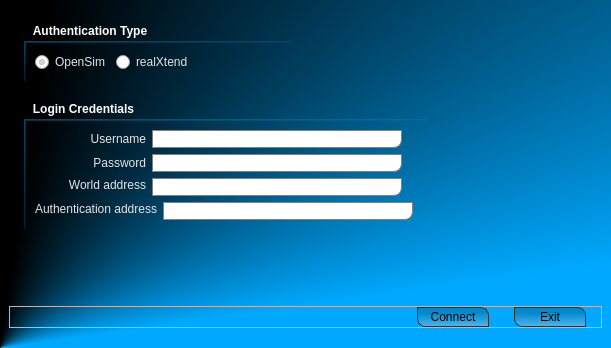
<?xml version="1.0" encoding="UTF-8"?>
<ui version="4.0">
 <class>MainWidget</class>
 <widget class="QWidget" name="MainWidget">
  <property name="geometry">
   <rect>
    <x>0</x>
    <y>0</y>
    <width>611</width>
    <height>348</height>
   </rect>
  </property>
  <property name="windowTitle">
   <string>realXtend Naali Login</string>
  </property>
  <property name="styleSheet">
   <string>QWidget#MainWidget {
	background-color: qconicalgradient(cx:0, cy:1, angle:277.2, stop:0.267045 rgba(0, 169, 255, 255), stop:0.465909 rgba(0, 0, 0, 255));
}

QFrame#MainFrame {
	border: 0px;
}

QGroupBox {
	border: 2px solid;
	border-color: qlineargradient(spread:pad, x1:0, y1:0, x2:1, y2:1, stop:0 rgba(0, 169, 255, 118), stop:1 rgba(0, 0, 0, 0));
	border-radius: 0px;
	border-top-right-radius: 0px;
	border-bottom-left-radius: 0px;
	border-right: 0px;
	border-bottom: 0px;
	margin-top:17px;
	margin-left: 15px;
	margin-right: 15px;
	font-size: 12px;
	font: bold;
	color: rgb(255, 255, 255);
 }

 QGroupBox::title {
	subcontrol-origin: margin;
	subcontrol-position: top left;
	padding: 0px 22px;
	background-color: rgba(0,0,0,0);
 }

QLineEdit {
	border: 1px solid grey;
	border-radius: 0px;
	border-bottom-right-radius: 8px;
}

QLabel {
	color: rgb(229, 229, 229);
}

QLabel#label_OpenSim, QRadioButton#radioButton_realXtend {
	font-size: 12px;
}

/* QPUSHBUTTON */

QPushButton {
	color: rgb(0, 0, 0);
	min-width: 60px;
	font-size: 12px;
	border: 1px solid;
	border-color: rgb(48, 48, 48);
	border-radius: 8px;
	border-top-left-radius: 0px;
	border-bottom-right-radius: 0px;
	padding: 2px 5px;
	background-color: qlineargradient(spread:pad, x1:0.488636, y1:0.273, x2:0.511, y2:1, stop:0 rgba(0, 0, 0, 50), stop:1 rgba(207, 207, 207, 100));
}

QPushButton:hover {
	border-color: rgba(0, 0, 0, 255);
	color: rgb(0,0,0);
	background-color: qlineargradient(spread:pad, x1:0.488636, y1:0.273, x2:0.511, y2:1, stop:0 rgba(0, 169, 255, 255), stop:1 rgba(0, 0, 0, 50));
}

QPushButton#pushButton_Connect, QPushButton#pushButton_Close {
	margin-right:15px;
}</string>
  </property>
  <layout class="QVBoxLayout" name="verticalLayout_2">
   <property name="spacing">
    <number>0</number>
   </property>
   <property name="margin">
    <number>0</number>
   </property>
   <item>
    <widget class="QFrame" name="MainFrame">
     <property name="styleSheet">
      <string/>
     </property>
     <property name="frameShape">
      <enum>QFrame::StyledPanel</enum>
     </property>
     <property name="frameShadow">
      <enum>QFrame::Raised</enum>
     </property>
     <layout class="QVBoxLayout" name="verticalLayout">
      <property name="bottomMargin">
       <number>20</number>
      </property>
      <item>
       <layout class="QVBoxLayout" name="verticalLayout_BottomContainer">
        <item>
         <spacer name="verticalSpacer_3">
          <property name="orientation">
           <enum>Qt::Vertical</enum>
          </property>
          <property name="sizeType">
           <enum>QSizePolicy::Fixed</enum>
          </property>
          <property name="sizeHint" stdset="0">
           <size>
            <width>20</width>
            <height>15</height>
           </size>
          </property>
         </spacer>
        </item>
        <item>
         <layout class="QHBoxLayout" name="horizontalLayout_2">
          <item>
           <widget class="QGroupBox" name="groupBox">
            <property name="title">
             <string>Authentication Type</string>
            </property>
            <layout class="QHBoxLayout" name="horizontalLayout_7">
             <item>
              <layout class="QHBoxLayout" name="horizontalLayout_TopRadioButtons">
               <item>
                <widget class="QRadioButton" name="radioButton_OpenSim">
                 <property name="styleSheet">
                  <string>color: rgb(229, 229, 229);</string>
                 </property>
                 <property name="text">
                  <string>OpenSim</string>
                 </property>
                 <property name="checked">
                  <bool>true</bool>
                 </property>
                </widget>
               </item>
               <item>
                <widget class="QRadioButton" name="radioButton_realXtend">
                 <property name="styleSheet">
                  <string>color: rgb(229, 229, 229);</string>
                 </property>
                 <property name="text">
                  <string>realXtend</string>
                 </property>
                </widget>
               </item>
              </layout>
             </item>
             <item>
              <spacer name="horizontalSpacer_4">
               <property name="orientation">
                <enum>Qt::Horizontal</enum>
               </property>
               <property name="sizeHint" stdset="0">
                <size>
                 <width>5</width>
                 <height>5</height>
                </size>
               </property>
              </spacer>
             </item>
            </layout>
           </widget>
          </item>
          <item>
           <spacer name="horizontalSpacer">
            <property name="orientation">
             <enum>Qt::Horizontal</enum>
            </property>
            <property name="sizeHint" stdset="0">
             <size>
              <width>40</width>
              <height>20</height>
             </size>
            </property>
           </spacer>
          </item>
         </layout>
        </item>
        <item>
         <spacer name="verticalSpacer_2">
          <property name="orientation">
           <enum>Qt::Vertical</enum>
          </property>
          <property name="sizeType">
           <enum>QSizePolicy::Fixed</enum>
          </property>
          <property name="sizeHint" stdset="0">
           <size>
            <width>20</width>
            <height>15</height>
           </size>
          </property>
         </spacer>
        </item>
        <item>
         <layout class="QHBoxLayout" name="horizontalLayout_8">
          <property name="bottomMargin">
           <number>30</number>
          </property>
          <item>
           <widget class="QGroupBox" name="groupBox_2">
            <property name="title">
             <string>Login Credentials</string>
            </property>
            <layout class="QVBoxLayout" name="verticalLayout_3">
             <item>
              <layout class="QVBoxLayout" name="verticalLayout_InputFields">
               <item>
                <layout class="QHBoxLayout" name="horizontalLayout_3">
                 <item>
                  <widget class="QLabel" name="label_Username">
                   <property name="minimumSize">
                    <size>
                     <width>111</width>
                     <height>0</height>
                    </size>
                   </property>
                   <property name="text">
                    <string>Username</string>
                   </property>
                   <property name="alignment">
                    <set>Qt::AlignRight|Qt::AlignTrailing|Qt::AlignVCenter</set>
                   </property>
                   <property name="indent">
                    <number>0</number>
                   </property>
                  </widget>
                 </item>
                 <item>
                  <widget class="QLineEdit" name="lineEdit_Username">
                   <property name="minimumSize">
                    <size>
                     <width>250</width>
                     <height>0</height>
                    </size>
                   </property>
                   <property name="maximumSize">
                    <size>
                     <width>250</width>
                     <height>16777215</height>
                    </size>
                   </property>
                  </widget>
                 </item>
                 <item>
                  <spacer name="horizontalSpacer_5">
                   <property name="orientation">
                    <enum>Qt::Horizontal</enum>
                   </property>
                   <property name="sizeHint" stdset="0">
                    <size>
                     <width>5</width>
                     <height>5</height>
                    </size>
                   </property>
                  </spacer>
                 </item>
                </layout>
               </item>
               <item>
                <layout class="QHBoxLayout" name="horizontalLayout_4">
                 <item>
                  <widget class="QLabel" name="label_Password">
                   <property name="minimumSize">
                    <size>
                     <width>111</width>
                     <height>0</height>
                    </size>
                   </property>
                   <property name="text">
                    <string>Password</string>
                   </property>
                   <property name="alignment">
                    <set>Qt::AlignRight|Qt::AlignTrailing|Qt::AlignVCenter</set>
                   </property>
                   <property name="indent">
                    <number>0</number>
                   </property>
                  </widget>
                 </item>
                 <item>
                  <widget class="QLineEdit" name="lineEdit_Password">
                   <property name="minimumSize">
                    <size>
                     <width>250</width>
                     <height>0</height>
                    </size>
                   </property>
                   <property name="maximumSize">
                    <size>
                     <width>250</width>
                     <height>16777215</height>
                    </size>
                   </property>
                   <property name="echoMode">
                    <enum>QLineEdit::Password</enum>
                   </property>
                  </widget>
                 </item>
                 <item>
                  <spacer name="horizontalSpacer_6">
                   <property name="orientation">
                    <enum>Qt::Horizontal</enum>
                   </property>
                   <property name="sizeHint" stdset="0">
                    <size>
                     <width>5</width>
                     <height>5</height>
                    </size>
                   </property>
                  </spacer>
                 </item>
                </layout>
               </item>
               <item>
                <layout class="QHBoxLayout" name="horizontalLayout_5">
                 <item>
                  <widget class="QLabel" name="label_WorldAddress">
                   <property name="minimumSize">
                    <size>
                     <width>111</width>
                     <height>0</height>
                    </size>
                   </property>
                   <property name="text">
                    <string>World address</string>
                   </property>
                   <property name="alignment">
                    <set>Qt::AlignRight|Qt::AlignTop|Qt::AlignTrailing</set>
                   </property>
                   <property name="margin">
                    <number>0</number>
                   </property>
                   <property name="indent">
                    <number>0</number>
                   </property>
                  </widget>
                 </item>
                 <item>
                  <widget class="QLineEdit" name="lineEdit_WorldAddress">
                   <property name="minimumSize">
                    <size>
                     <width>250</width>
                     <height>0</height>
                    </size>
                   </property>
                   <property name="maximumSize">
                    <size>
                     <width>250</width>
                     <height>16777215</height>
                    </size>
                   </property>
                   <property name="alignment">
                    <set>Qt::AlignLeading|Qt::AlignLeft|Qt::AlignTop</set>
                   </property>
                  </widget>
                 </item>
                 <item>
                  <spacer name="horizontalSpacer_7">
                   <property name="orientation">
                    <enum>Qt::Horizontal</enum>
                   </property>
                   <property name="sizeHint" stdset="0">
                    <size>
                     <width>5</width>
                     <height>5</height>
                    </size>
                   </property>
                  </spacer>
                 </item>
                </layout>
               </item>
               <item>
                <layout class="QHBoxLayout" name="horizontalLayout">
                 <item>
                  <widget class="QLabel" name="label_AuthenticationServer">
                   <property name="minimumSize">
                    <size>
                     <width>111</width>
                     <height>0</height>
                    </size>
                   </property>
                   <property name="text">
                    <string>Authentication address</string>
                   </property>
                   <property name="alignment">
                    <set>Qt::AlignRight|Qt::AlignTop|Qt::AlignTrailing</set>
                   </property>
                   <property name="indent">
                    <number>0</number>
                   </property>
                  </widget>
                 </item>
                 <item>
                  <widget class="QLineEdit" name="lineEdit_AuthenticationAddress">
                   <property name="minimumSize">
                    <size>
                     <width>250</width>
                     <height>0</height>
                    </size>
                   </property>
                   <property name="maximumSize">
                    <size>
                     <width>250</width>
                     <height>16777215</height>
                    </size>
                   </property>
                   <property name="toolTip">
                    <string>Example : 192.168.1.133:10001 or http://world.myworld.com:10001</string>
                   </property>
                   <property name="alignment">
                    <set>Qt::AlignLeading|Qt::AlignLeft|Qt::AlignTop</set>
                   </property>
                  </widget>
                 </item>
                 <item>
                  <spacer name="horizontalSpacer_8">
                   <property name="orientation">
                    <enum>Qt::Horizontal</enum>
                   </property>
                   <property name="sizeHint" stdset="0">
                    <size>
                     <width>5</width>
                     <height>5</height>
                    </size>
                   </property>
                  </spacer>
                 </item>
                </layout>
               </item>
              </layout>
             </item>
            </layout>
           </widget>
          </item>
          <item>
           <spacer name="horizontalSpacer_2">
            <property name="orientation">
             <enum>Qt::Horizontal</enum>
            </property>
            <property name="sizeHint" stdset="0">
             <size>
              <width>40</width>
              <height>20</height>
             </size>
            </property>
           </spacer>
          </item>
         </layout>
        </item>
        <item>
         <spacer name="verticalSpacer">
          <property name="orientation">
           <enum>Qt::Vertical</enum>
          </property>
          <property name="sizeHint" stdset="0">
           <size>
            <width>20</width>
            <height>40</height>
           </size>
          </property>
         </spacer>
        </item>
        <item>
         <widget class="QFrame" name="frame_BottomButtons">
          <property name="frameShape">
           <enum>QFrame::StyledPanel</enum>
          </property>
          <property name="frameShadow">
           <enum>QFrame::Raised</enum>
          </property>
          <layout class="QHBoxLayout" name="horizontalLayout_6">
           <property name="spacing">
            <number>0</number>
           </property>
           <property name="margin">
            <number>0</number>
           </property>
           <item>
            <layout class="QHBoxLayout" name="hlayout_buttons">
             <property name="spacing">
              <number>10</number>
             </property>
             <item>
              <spacer name="horizontalSpacer_3">
               <property name="orientation">
                <enum>Qt::Horizontal</enum>
               </property>
               <property name="sizeHint" stdset="0">
                <size>
                 <width>40</width>
                 <height>20</height>
                </size>
               </property>
              </spacer>
             </item>
             <item>
              <widget class="QPushButton" name="pushButton_Connect">
               <property name="text">
                <string>Connect</string>
               </property>
              </widget>
             </item>
             <item>
              <widget class="QPushButton" name="pushButton_Close">
               <property name="text">
                <string>Exit</string>
               </property>
              </widget>
             </item>
            </layout>
           </item>
          </layout>
         </widget>
        </item>
       </layout>
      </item>
     </layout>
    </widget>
   </item>
  </layout>
 </widget>
 <resources/>
 <connections/>
</ui>
